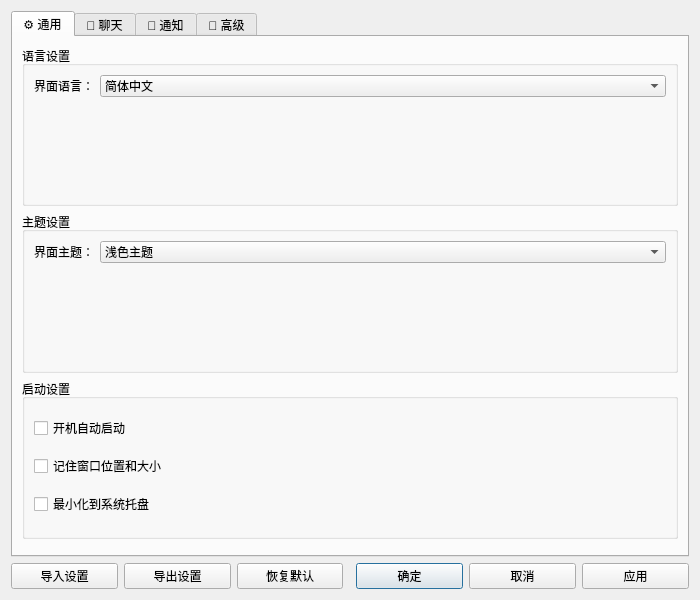
<?xml version="1.0" encoding="UTF-8"?>
<ui version="4.0">
 <class>SettingsDialog</class>
 <widget class="QDialog" name="SettingsDialog">
  <property name="geometry">
   <rect>
    <x>0</x>
    <y>0</y>
    <width>700</width>
    <height>600</height>
   </rect>
  </property>
  <property name="windowTitle">
   <string>设置</string>
  </property>
  <property name="modal">
   <bool>true</bool>
  </property>
  <layout class="QVBoxLayout" name="verticalLayout">
   <item>
    <widget class="QTabWidget" name="tabWidget">
     <property name="currentIndex">
      <number>0</number>
     </property>
     <!-- 通用设置选项卡 -->
     <widget class="QWidget" name="generalTab">
      <attribute name="title">
       <string>⚙️ 通用</string>
      </attribute>
      <layout class="QVBoxLayout" name="generalLayout">
       <item>
        <widget class="QGroupBox" name="languageGroup">
         <property name="title">
          <string>语言设置</string>
         </property>
         <layout class="QFormLayout" name="languageFormLayout">
          <item row="0" column="0">
           <widget class="QLabel" name="languageLabel">
            <property name="text">
             <string>界面语言：</string>
            </property>
           </widget>
          </item>
          <item row="0" column="1">
           <widget class="QComboBox" name="languageCombo">
            <item>
             <property name="text">
              <string>简体中文</string>
             </property>
            </item>
            <item>
             <property name="text">
              <string>English</string>
             </property>
            </item>
            <item>
             <property name="text">
              <string>繁體中文</string>
             </property>
            </item>
           </widget>
          </item>
         </layout>
        </widget>
       </item>
       <item>
        <widget class="QGroupBox" name="themeGroup">
         <property name="title">
          <string>主题设置</string>
         </property>
         <layout class="QFormLayout" name="themeFormLayout">
          <item row="0" column="0">
           <widget class="QLabel" name="themeLabel">
            <property name="text">
             <string>界面主题：</string>
            </property>
           </widget>
          </item>
          <item row="0" column="1">
           <widget class="QComboBox" name="themeCombo">
            <item>
             <property name="text">
              <string>浅色主题</string>
             </property>
            </item>
            <item>
             <property name="text">
              <string>深色主题</string>
             </property>
            </item>
            <item>
             <property name="text">
              <string>护眼主题</string>
             </property>
            </item>
            <item>
             <property name="text">
              <string>跟随系统</string>
             </property>
            </item>
           </widget>
          </item>
         </layout>
        </widget>
       </item>
       <item>
        <widget class="QGroupBox" name="startupGroup">
         <property name="title">
          <string>启动设置</string>
         </property>
         <layout class="QVBoxLayout" name="startupLayout">
          <item>
           <widget class="QCheckBox" name="autoStartCheck">
            <property name="text">
             <string>开机自动启动</string>
            </property>
           </widget>
          </item>
          <item>
           <widget class="QCheckBox" name="rememberWindowCheck">
            <property name="text">
             <string>记住窗口位置和大小</string>
            </property>
           </widget>
          </item>
          <item>
           <widget class="QCheckBox" name="minimizeToTrayCheck">
            <property name="text">
             <string>最小化到系统托盘</string>
            </property>
           </widget>
          </item>
         </layout>
        </widget>
       </item>
       <item>
        <spacer name="generalSpacer">
         <property name="orientation">
          <enum>Qt::Vertical</enum>
         </property>
        </spacer>
       </item>
      </layout>
     </widget>
     <!-- 聊天设置选项卡 -->
     <widget class="QWidget" name="chatTab">
      <attribute name="title">
       <string>💬 聊天</string>
      </attribute>
      <layout class="QVBoxLayout" name="chatLayout">
       <item>
        <widget class="QGroupBox" name="fontGroup">
         <property name="title">
          <string>字体设置</string>
         </property>
         <layout class="QFormLayout" name="fontFormLayout">
          <item row="0" column="0">
           <widget class="QLabel" name="fontFamilyLabel">
            <property name="text">
             <string>字体：</string>
            </property>
           </widget>
          </item>
          <item row="0" column="1">
           <widget class="QFontComboBox" name="fontFamilyCombo"/>
          </item>
          <item row="1" column="0">
           <widget class="QLabel" name="fontSizeLabel">
            <property name="text">
             <string>大小：</string>
            </property>
           </widget>
          </item>
          <item row="1" column="1">
           <widget class="QSpinBox" name="fontSizeSpinBox">
            <property name="minimum">
             <number>8</number>
            </property>
            <property name="maximum">
             <number>36</number>
            </property>
            <property name="value">
             <number>12</number>
            </property>
            <property name="suffix">
             <string> pt</string>
            </property>
           </widget>
          </item>
         </layout>
        </widget>
       </item>
       <item>
        <widget class="QGroupBox" name="messageGroup">
         <property name="title">
          <string>消息设置</string>
         </property>
         <layout class="QVBoxLayout" name="messageLayout">
          <item>
           <widget class="QCheckBox" name="showTimestampCheck">
            <property name="text">
             <string>显示消息时间戳</string>
            </property>
            <property name="checked">
             <bool>true</bool>
            </property>
           </widget>
          </item>
          <item>
           <widget class="QCheckBox" name="showTypingCheck">
            <property name="text">
             <string>显示对方正在输入提示</string>
            </property>
            <property name="checked">
             <bool>true</bool>
            </property>
           </widget>
          </item>
          <item>
           <widget class="QCheckBox" name="autoSaveHistoryCheck">
            <property name="text">
             <string>自动保存聊天记录</string>
            </property>
            <property name="checked">
             <bool>true</bool>
            </property>
           </widget>
          </item>
         </layout>
        </widget>
       </item>
       <item>
        <widget class="QGroupBox" name="historyGroup">
         <property name="title">
          <string>历史记录</string>
         </property>
         <layout class="QFormLayout" name="historyFormLayout">
          <item row="0" column="0">
           <widget class="QLabel" name="maxHistoryLabel">
            <property name="text">
             <string>最大保存条数：</string>
            </property>
           </widget>
          </item>
          <item row="0" column="1">
           <widget class="QSpinBox" name="maxHistorySpinBox">
            <property name="minimum">
             <number>100</number>
            </property>
            <property name="maximum">
             <number>10000</number>
            </property>
            <property name="singleStep">
             <number>100</number>
            </property>
            <property name="value">
             <number>1000</number>
            </property>
            <property name="suffix">
             <string> 条</string>
            </property>
           </widget>
          </item>
          <item row="1" column="1">
           <widget class="QPushButton" name="clearHistoryBtn">
            <property name="text">
             <string>清空聊天记录</string>
            </property>
           </widget>
          </item>
         </layout>
        </widget>
       </item>
       <item>
        <spacer name="chatSpacer">
         <property name="orientation">
          <enum>Qt::Vertical</enum>
         </property>
        </spacer>
       </item>
      </layout>
     </widget>
     <!-- 通知设置选项卡 -->
     <widget class="QWidget" name="notificationTab">
      <attribute name="title">
       <string>🔔 通知</string>
      </attribute>
      <layout class="QVBoxLayout" name="notificationLayout">
       <item>
        <widget class="QGroupBox" name="desktopNotificationGroup">
         <property name="title">
          <string>桌面通知</string>
         </property>
         <layout class="QVBoxLayout" name="desktopNotificationLayout">
          <item>
           <widget class="QCheckBox" name="enableNotificationCheck">
            <property name="text">
             <string>启用桌面通知</string>
            </property>
            <property name="checked">
             <bool>true</bool>
            </property>
           </widget>
          </item>
          <item>
           <widget class="QCheckBox" name="showPreviewCheck">
            <property name="text">
             <string>显示消息预览</string>
            </property>
            <property name="checked">
             <bool>true</bool>
            </property>
           </widget>
          </item>
          <item>
           <widget class="QCheckBox" name="urgentMessageCheck">
            <property name="text">
             <string>紧急消息单独提醒</string>
            </property>
            <property name="checked">
             <bool>true</bool>
            </property>
           </widget>
          </item>
         </layout>
        </widget>
       </item>
       <item>
        <widget class="QGroupBox" name="soundGroup">
         <property name="title">
          <string>声音设置</string>
         </property>
         <layout class="QVBoxLayout" name="soundLayout">
          <item>
           <widget class="QCheckBox" name="enableSoundCheck">
            <property name="text">
             <string>启用消息提示音</string>
            </property>
            <property name="checked">
             <bool>true</bool>
            </property>
           </widget>
          </item>
          <item>
           <layout class="QHBoxLayout" name="volumeLayout">
            <item>
             <widget class="QLabel" name="volumeLabel">
              <property name="text">
               <string>音量：</string>
              </property>
             </widget>
            </item>
            <item>
             <widget class="QSlider" name="volumeSlider">
              <property name="maximum">
               <number>100</number>
              </property>
              <property name="value">
               <number>50</number>
              </property>
              <property name="orientation">
               <enum>Qt::Horizontal</enum>
              </property>
             </widget>
            </item>
            <item>
             <widget class="QLabel" name="volumeValueLabel">
              <property name="text">
               <string>50%</string>
              </property>
              <property name="minimumSize">
               <size>
                <width>40</width>
                <height>0</height>
               </size>
              </property>
             </widget>
            </item>
           </layout>
          </item>
         </layout>
        </widget>
       </item>
       <item>
        <spacer name="notificationSpacer">
         <property name="orientation">
          <enum>Qt::Vertical</enum>
         </property>
        </spacer>
       </item>
      </layout>
     </widget>
     <!-- 高级设置选项卡 -->
     <widget class="QWidget" name="advancedTab">
      <attribute name="title">
       <string>🔧 高级</string>
      </attribute>
      <layout class="QVBoxLayout" name="advancedLayout">
       <item>
        <widget class="QGroupBox" name="networkGroup">
         <property name="title">
          <string>网络设置</string>
         </property>
         <layout class="QFormLayout" name="networkFormLayout">
          <item row="0" column="0" colspan="2">
           <widget class="QCheckBox" name="useProxyCheck">
            <property name="text">
             <string>使用代理服务器</string>
            </property>
           </widget>
          </item>
          <item row="1" column="0">
           <widget class="QLabel" name="proxyHostLabel">
            <property name="text">
             <string>代理地址：</string>
            </property>
           </widget>
          </item>
          <item row="1" column="1">
           <widget class="QLineEdit" name="proxyHostEdit">
            <property name="enabled">
             <bool>false</bool>
            </property>
            <property name="placeholderText">
             <string>127.0.0.1</string>
            </property>
           </widget>
          </item>
          <item row="2" column="0">
           <widget class="QLabel" name="proxyPortLabel">
            <property name="text">
             <string>端口：</string>
            </property>
           </widget>
          </item>
          <item row="2" column="1">
           <widget class="QSpinBox" name="proxyPortSpinBox">
            <property name="enabled">
             <bool>false</bool>
            </property>
            <property name="minimum">
             <number>1</number>
            </property>
            <property name="maximum">
             <number>65535</number>
            </property>
            <property name="value">
             <number>8080</number>
            </property>
           </widget>
          </item>
         </layout>
        </widget>
       </item>
       <item>
        <widget class="QGroupBox" name="debugGroup">
         <property name="title">
          <string>调试设置</string>
         </property>
         <layout class="QVBoxLayout" name="debugLayout">
          <item>
           <widget class="QCheckBox" name="enableLogCheck">
            <property name="text">
             <string>启用日志记录</string>
            </property>
            <property name="checked">
             <bool>true</bool>
            </property>
           </widget>
          </item>
          <item>
           <layout class="QHBoxLayout" name="logLevelLayout">
            <item>
             <widget class="QLabel" name="logLevelLabel">
              <property name="text">
               <string>日志级别：</string>
              </property>
             </widget>
            </item>
            <item>
             <widget class="QComboBox" name="logLevelCombo">
              <item>
               <property name="text">
                <string>ERROR</string>
               </property>
              </item>
              <item>
               <property name="text">
                <string>WARNING</string>
               </property>
              </item>
              <item>
               <property name="text">
                <string>INFO</string>
               </property>
              </item>
              <item>
               <property name="text">
                <string>DEBUG</string>
               </property>
              </item>
             </widget>
            </item>
            <item>
             <spacer name="logLevelSpacer">
              <property name="orientation">
               <enum>Qt::Horizontal</enum>
              </property>
             </spacer>
            </item>
           </layout>
          </item>
         </layout>
        </widget>
       </item>
       <item>
        <widget class="QGroupBox" name="cacheGroup">
         <property name="title">
          <string>缓存管理</string>
         </property>
         <layout class="QFormLayout" name="cacheFormLayout">
          <item row="0" column="0">
           <widget class="QLabel" name="cacheSizeLabel">
            <property name="text">
             <string>缓存大小限制：</string>
            </property>
           </widget>
          </item>
          <item row="0" column="1">
           <widget class="QSpinBox" name="cacheSizeSpinBox">
            <property name="suffix">
             <string> MB</string>
            </property>
            <property name="minimum">
             <number>10</number>
            </property>
            <property name="maximum">
             <number>1000</number>
            </property>
            <property name="value">
             <number>100</number>
            </property>
           </widget>
          </item>
          <item row="1" column="1">
           <widget class="QPushButton" name="clearCacheBtn">
            <property name="text">
             <string>清理缓存</string>
            </property>
           </widget>
          </item>
         </layout>
        </widget>
       </item>
       <item>
        <spacer name="advancedSpacer">
         <property name="orientation">
          <enum>Qt::Vertical</enum>
         </property>
        </spacer>
       </item>
      </layout>
     </widget>
    </widget>
   </item>
   <!-- 底部按钮区域 -->
   <item>
    <layout class="QHBoxLayout" name="buttonLayout">
     <item>
      <widget class="QPushButton" name="importBtn">
       <property name="text">
        <string>导入设置</string>
       </property>
      </widget>
     </item>
     <item>
      <widget class="QPushButton" name="exportBtn">
       <property name="text">
        <string>导出设置</string>
       </property>
      </widget>
     </item>
     <item>
      <widget class="QPushButton" name="resetBtn">
       <property name="text">
        <string>恢复默认</string>
       </property>
      </widget>
     </item>
     <item>
      <spacer name="buttonSpacer">
       <property name="orientation">
        <enum>Qt::Horizontal</enum>
       </property>
      </spacer>
     </item>
     <item>
      <widget class="QPushButton" name="okBtn">
       <property name="text">
        <string>确定</string>
       </property>
       <property name="default">
        <bool>true</bool>
       </property>
      </widget>
     </item>
     <item>
      <widget class="QPushButton" name="cancelBtn">
       <property name="text">
        <string>取消</string>
       </property>
      </widget>
     </item>
     <item>
      <widget class="QPushButton" name="applyBtn">
       <property name="text">
        <string>应用</string>
       </property>
      </widget>
     </item>
    </layout>
   </item>
  </layout>
 </widget>
 <connections>
  <!-- 代理设置启用/禁用 -->
  <connection>
   <sender>useProxyCheck</sender>
   <signal>toggled(bool)</signal>
   <receiver>proxyHostEdit</receiver>
   <slot>setEnabled(bool)</slot>
  </connection>
  <connection>
   <sender>useProxyCheck</sender>
   <signal>toggled(bool)</signal>
   <receiver>proxyPortSpinBox</receiver>
   <slot>setEnabled(bool)</slot>
  </connection>
  <!-- 按钮连接 -->
  <connection>
   <sender>okBtn</sender>
   <signal>clicked()</signal>
   <receiver>SettingsDialog</receiver>
   <slot>accept()</slot>
  </connection>
  <connection>
   <sender>cancelBtn</sender>
   <signal>clicked()</signal>
   <receiver>SettingsDialog</receiver>
   <slot>reject()</slot>
  </connection>
 </connections>
</ui>
